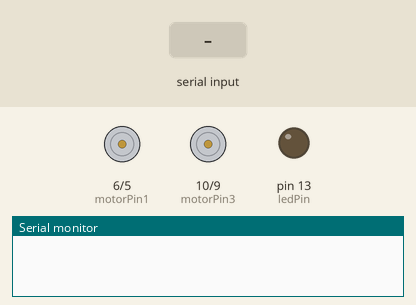
A sketch run on a simulated Arduino Uno, built with avr-gcc and run on an emulated ATmega328P. On the bench: motor-driver pin pairs drawn as motors (green arrow = first pin HIGH = forward, orange = second pin HIGH = backward, longer = more drive), output pins drawn as LEDs (lit = HIGH), the last lines printed to the serial monitor. The inputs (shaded band) are chosen by the test bench.

Above: at 1.2 s.
1.3 s: "B" received over Serial
At 1.42 s:
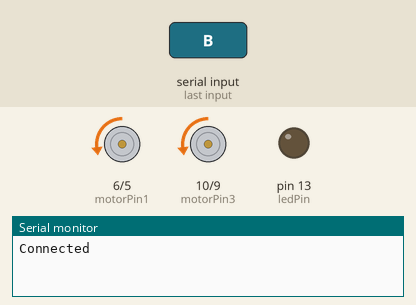
3.0 s: "F" received over Serial
At 3.12 s:
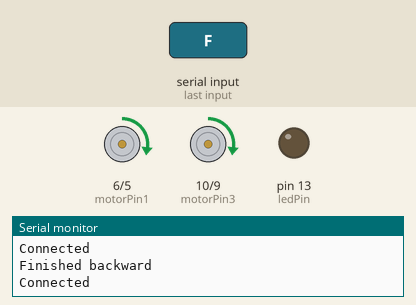
4.7 s: "L" received over Serial
At 4.82 s:
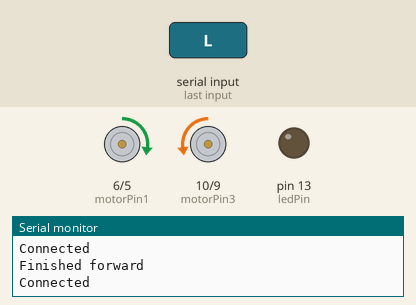
6.4 s: "R" received over Serial
At 6.52 s:
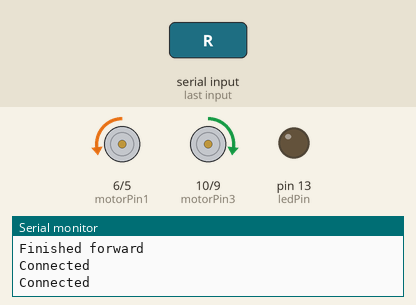
Timing chart, 0 to 9.1 s (numbered marks = the images above; inputs shaded):
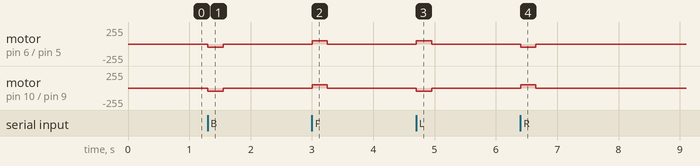

The sketch:

Serial_with_Pi.ino
```cpp
const int ledPin = 13;

const int motorPin1 = 6; //green - M2
const int motorPin2 = 5; //white - M1

const int motorPin3 = 10; //grey - M1
const int motorPin4 = 9; //yellow - M2

void setup(){
  pinMode(ledPin, OUTPUT);
  Serial.begin(9600);
  pinMode(motorPin1, OUTPUT);
  pinMode(motorPin2, OUTPUT);
  pinMode(motorPin3, OUTPUT);
  pinMode(motorPin4, OUTPUT);
  //Serial.println("Pins Configured");
}

void loop(){
  if (Serial.available())  {
    Serial.println("Connected");
    char Command = Serial.read();
    if (Command == 'B'){
      //Serial.println("Got B");
      driveBackward();
    }
    if (Command == 'F'){
      //Serial.println("Got F");
      driveForward();
    }
    if (Command == 'L'){
      turnLeft();
    }
    if (Command == 'R'){
      turnRight();
    }
  }
}

void driveForward(){
  drive(motorPin1);
  drive(motorPin3);
  delay(250);
  motorStop(motorPin1);
  motorStop(motorPin3);
  delay(250);
  Serial.println("Finished forward");
}

void drive(int motorpin){
  analogWrite(motorpin, 50);
}

void motorStop(int motorpin){
  analogWrite(motorpin, 0);
}

void driveBackward(){
  drive(5);
  drive(9);
  delay(250);
  motorStop(5);
  motorStop(9);
  delay(250);
  Serial.println("Finished backward");
}

void turnRight(){
  drive(motorPin2);
  drive(motorPin3);
  delay(250);
  motorStop(motorPin2);
  motorStop(motorPin3);
  delay(250);
}

void turnLeft(){
  drive(motorPin1);
  drive(motorPin4);
  delay(250);
  motorStop(motorPin1);
  motorStop(motorPin4);
  delay(250);
}

/*void runMotor(){
  analogWrite(motorPin1, 100); //f
  delay(4000);
  analogWrite(motorPin1, 0);
  delay(4000);
  analogWrite(motorPin2, 100); //b
  delay(4000);
  analogWrite(motorPin2, 0);
  delay(4000);
  analogWrite(motorPin3, 100); //f
  delay(4000);
  analogWrite(motorPin3, 0);
  delay(4000);
  analogWrite(motorPin4, 100); //b
  delay(4000);
  analogWrite(motorPin4, 0);
  delay(4000);
}*/

void PleaseBlink(int numberOfTimes){
  for (int i = 0; i < numberOfTimes; i++)  {
    digitalWrite(ledPin, HIGH);
    delay(100);
    digitalWrite(ledPin, LOW);
    delay(100);
  }
  //runMotor();
}
```

Measured:
- after the input at 1.3 s, motor on pin 6 (motorPin1) / pin 5 (motorPin2), motor on pin 10 (motorPin3) / pin 9 (motorPin4): stopped → backward 50/255 at once, → stopped 0.25 s later
- after the input at 3.0 s, motor on pin 6 (motorPin1) / pin 5 (motorPin2), motor on pin 10 (motorPin3) / pin 9 (motorPin4): stopped → forward 50/255 at once, → stopped 0.25 s later
- after the input at 4.7 s, motor on pin 6 (motorPin1) / pin 5 (motorPin2): stopped → forward 50/255 at once, → stopped 0.25 s later; motor on pin 10 (motorPin3) / pin 9 (motorPin4): stopped → backward 50/255 at once, → stopped 0.25 s later
- after the input at 6.4 s, motor on pin 6 (motorPin1) / pin 5 (motorPin2): stopped → backward 50/255 at once, → stopped 0.25 s later; motor on pin 10 (motorPin3) / pin 9 (motorPin4): stopped → forward 50/255 at once, → stopped 0.25 s later
